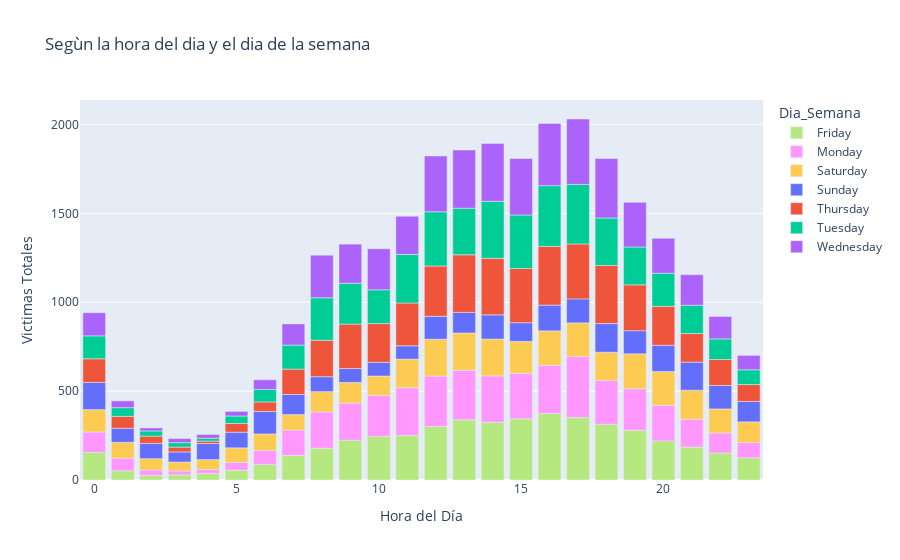

Notebook code cell kept with this figure:
### Markdown cell above
Podemos ver que en los grupos hay 2 diferentes tipos que ocasiones preponderantes, no fatales son los dias de la semana a la tarde, y los fatales los fines de semana a la madrugada y mañana.

### Code cell
import plotly.express as px

# Group data by day name and hour, summing 'n_victimas'
grouped_data = conjunto.groupby([conjunto['fecha_hora'].dt.day_name().rename('Dia_Semana'), 
                                 conjunto['fecha_hora'].dt.hour.rename('Hora_Dia')])['n_victimas'].sum().reset_index()

# Create a bar plot using Plotly Express
fig = px.bar(grouped_data, x='Hora_Dia', y='n_victimas', color='Dia_Semana', 
             title='Segùn la hora del dia y el dia de la semana',
             labels={'Hora_Dia': 'Hora del Día', 'n_victimas': 'Victimas Totales'},
             category_orders={'Dia_Semana': ['Lunes', 'MArtes', 'Miercoles', 'Jueves', 'Viernes', 'Sabado', 'Domingo']})

# Show the plot
fig.show()

### Figure 1 — Plotly figure (JSON) as saved in the notebook; plotly's stock layout.template omitted (floating-point values rounded to 4 significant figures)
{"data": [{"alignmentgroup": "True", "hovertemplate": "Dia_Semana=Friday<br>Hora del Día=%{x}<br>Victimas Totales=%{y}<extra></extra>", "legendgroup": "Friday", "marker": {"color": "#B6E880", "pattern": {"shape": ""}}, "name": "Friday", "offsetgroup": "Friday", "orientation": "v", "showlegend": true, "textposition": "auto", "type": "bar", "x": [0, 1, 2, 3, 4, 5, 6, 7, 8, 9, 10, 11, 12, 13, 14, 15, 16, 17, 18, 19, 20, 21, 22, 23], "xaxis": "x", "y": [155, 52, 26, 29, 37, 55, 87, 138, 179, 224, 245, 251, 301, 339, 325, 344, 374, 351, 314, 280, 220, 185, 152, 125], "yaxis": "y"}, {"alignmentgroup": "True", "hovertemplate": "Dia_Semana=Monday<br>Hora del Día=%{x}<br>Victimas Totales=%{y}<extra></extra>", "legendgroup": "Monday", "marker": {"color": "#FF97FF", "pattern": {"shape": ""}}, "name": "Monday", "offsetgroup": "Monday", "orientation": "v", "showlegend": true, "textposition": "auto", "type": "bar", "x": [0, 1, 2, 3, 4, 5, 6, 7, 8, 9, 10, 11, 12, 13, 14, 15, 16, 17, 18, 19, 20, 21, 22, 23], "xaxis": "x", "y": [115, 71, 30, 22, 22, 44, 79, 143, 204, 209, 231, 268, 284, 279, 261, 256, 271, 344, 246, 233, 200, 157, 113, 86], "yaxis": "y"}, {"alignmentgroup": "True", "hovertemplate": "Dia_Semana=Saturday<br>Hora del Día=%{x}<br>Victimas Totales=%{y}<extra></extra>", "legendgroup": "Saturday", "marker": {"color": "#FECB52", "pattern": {"shape": ""}}, "name": "Saturday", "offsetgroup": "Saturday", "orientation": "v", "showlegend": true, "textposition": "auto", "type": "bar", "x": [0, 1, 2, 3, 4, 5, 6, 7, 8, 9, 10, 11, 12, 13, 14, 15, 16, 17, 18, 19, 20, 21, 22, 23], "xaxis": "x", "y": [126, 89, 64, 50, 56, 82, 93, 87, 114, 116, 109, 161, 207, 209, 207, 180, 194, 189, 159, 197, 190, 163, 135, 116], "yaxis": "y"}, {"alignmentgroup": "True", "hovertemplate": "Dia_Semana=Sunday<br>Hora del Día=%{x}<br>Victimas Totales=%{y}<extra></extra>", "legendgroup": "Sunday", "marker": {"color": "#636efa", "pattern": {"shape": ""}}, "name": "Sunday", "offsetgroup": "Sunday", "orientation": "v", "showlegend": true, "textposition": "auto", "type": "bar", "x": [0, 1, 2, 3, 4, 5, 6, 7, 8, 9, 10, 11, 12, 13, 14, 15, 16, 17, 18, 19, 20, 21, 22, 23], "xaxis": "x", "y": [153, 79, 86, 57, 90, 88, 127, 113, 84, 78, 77, 75, 129, 116, 136, 105, 145, 135, 161, 130, 148, 158, 132, 115], "yaxis": "y"}, {"alignmentgroup": "True", "hovertemplate": "Dia_Semana=Thursday<br>Hora del Día=%{x}<br>Victimas Totales=%{y}<extra></extra>", "legendgroup": "Thursday", "marker": {"color": "#EF553B", "pattern": {"shape": ""}}, "name": "Thursday", "offsetgroup": "Thursday", "orientation": "v", "showlegend": true, "textposition": "auto", "type": "bar", "x": [0, 1, 2, 3, 4, 5, 6, 7, 8, 9, 10, 11, 12, 13, 14, 15, 16, 17, 18, 19, 20, 21, 22, 23], "xaxis": "x", "y": [133, 67, 41, 27, 14, 49, 53, 143, 205, 250, 218, 241, 283, 324, 318, 305, 330, 309, 327, 258, 219, 161, 146, 95], "yaxis": "y"}, {"alignmentgroup": "True", "hovertemplate": "Dia_Semana=Tuesday<br>Hora del Día=%{x}<br>Victimas Totales=%{y}<extra></extra>", "legendgroup": "Tuesday", "marker": {"color": "#00cc96", "pattern": {"shape": ""}}, "name": "Tuesday", "offsetgroup": "Tuesday", "orientation": "v", "showlegend": true, "textposition": "auto", "type": "bar", "x": [0, 1, 2, 3, 4, 5, 6, 7, 8, 9, 10, 11, 12, 13, 14, 15, 16, 17, 18, 19, 20, 21, 22, 23], "xaxis": "x", "y": [129, 49, 29, 25, 16, 42, 70, 135, 239, 230, 190, 273, 305, 262, 321, 301, 342, 335, 267, 213, 186, 159, 116, 83], "yaxis": "y"}, {"alignmentgroup": "True", "hovertemplate": "Dia_Semana=Wednesday<br>Hora del Día=%{x}<br>Victimas Totales=%{y}<extra></extra>", "legendgroup": "Wednesday", "marker": {"color": "#ab63fa", "pattern": {"shape": ""}}, "name": "Wednesday", "offsetgroup": "Wednesday", "orientation": "v", "showlegend": true, "textposition": "auto", "type": "bar", "x": [0, 1, 2, 3, 4, 5, 6, 7, 8, 9, 10, 11, 12, 13, 14, 15, 16, 17, 18, 19, 20, 21, 22, 23], "xaxis": "x", "y": [130, 38, 17, 23, 21, 26, 55, 119, 240, 220, 231, 215, 314, 328, 325, 318, 350, 368, 335, 251, 197, 172, 126, 81], "yaxis": "y"}], "layout": {"barmode": "relative", "legend": {"title": {"text": "Dia_Semana"}, "tracegroupgap": 0}, "title": {"text": "Segùn la hora del dia y el dia de la semana"}, "xaxis": {"anchor": "y", "domain": [0, 1], "title": {"text": "Hora del Día"}}, "yaxis": {"anchor": "x", "domain": [0, 1], "title": {"text": "Victimas Totales"}}}}
